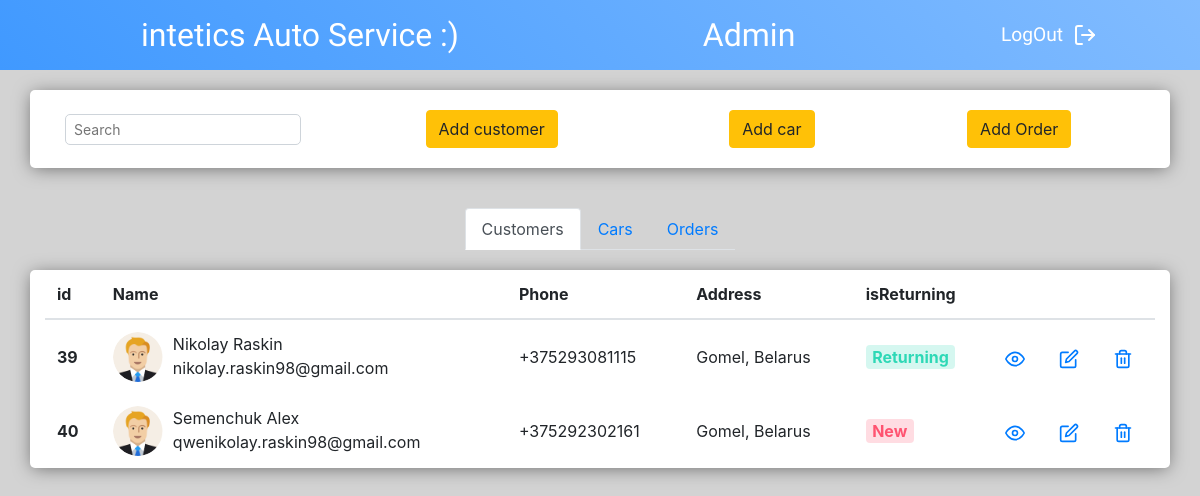
The app's page / (signed in) with its own data.
### mainPage/models.py (models this page shows, shortened)
class Customer(models.Model):
    firstName = models.CharField(_('First name'), max_length = 100)
    lastName = models.CharField(_('Last name'), max_length = 100)
    birthDate = models.DateField(_('Date of birth'))
    sex = models.CharField(_('Sex'), max_length=100, choices=SEX_CHOICES, default='M')
    address = models.CharField(_('Address'), max_length = 100)
    phone_regex = RegexValidator(regex=r'^\+?1?\d{9,15}$', message="Phone number must be entered in the format: '+999999999'. Up to 15 digits allowed.")
    phone = models.CharField(validators=[phone_regex], max_length=17, blank=True)
    email = models.EmailField(_('Email:'),null=False, unique=True)
    isReturn = models.BooleanField(default=False)

### mainPage/views.py (the view)
# urls.py: path('',views.mainPage, name = 'mainPage'),
@login_required
def mainPage(request):
    try:
        customers = Customer.objects.all()
        cars = Car.objects.all()
        orders = Order.objects.all()
    except Customer.DoesNotExist:
        customers = 0
    except Car.DoesNotExist:
        customers = 0
    except Order.DoesNotExist:
        customers = 0
    context = {
        'customers':customers,
        'cars':cars,
        'orders':orders,
    }
    return render(request, 'mainPage/mainPage.html',context)

### mainPage/templates/mainPage/mainPage.html (shortened to what this page needs)
{% extends 'mainPage/base.html' %}
{% load static %}
{% block content %}
<section class="container">
    <div class="searche-and-add">
        <div class="searche-and-add__item searche-and-add__item_search">
            <input type="search" class="search" placeholder="Search" id="search-text">
        </div>
        <div class="searche-and-add__item searche-and-add__item_right">
            <a href="{% url 'addCustomer' %}"><button type="button" class="btn  btn-warning add-customer">Add customer</button></a>
        </div>
        <div class="searche-and-add__item searche-and-add__item_right">
            <a href="{% url 'addCar' %}"><button type="button" class="btn  btn-warning add-customer">Add car</button></a>
        </div>
        <div class="searche-and-add__item searche-and-add__item_right">
            <a href="{% url 'addOrder' %}"><button type="button" class="btn  btn-warning add-customer">Add Order</button></a>
        </div>
    </div>
</section>
<div class="customer-info">
    <nav class="nav">
        <div class="nav nav-tabs" id="nav-tab" role="tablist">
            <a class="nav-item nav-link active" id="nav-home-tab" data-toggle="tab" href="#nav-home" role="tab" aria-controls="nav-home" aria-selected="true">Customers</a>
            <a class="nav-item nav-link" id="nav-profile-tab" data-toggle="tab" href="#nav-profile" role="tab" aria-controls="nav-profile" aria-selected="false">Cars</a>
            <a class="nav-item nav-link" id="nav-contact-tab" data-toggle="tab" href="#nav-contact" role="tab" aria-controls="nav-contact" aria-selected="false">Orders</a>
        </div>
    </nav>
    <div class="tab-content" id="nav-tabContent">
    <div class="tab-pane fade show active" id="nav-home" role="tabpanel" aria-labelledby="nav-home-tab">
        <div class="tab-content__item">
            <section class="container">
                <div class="listOfCustomers">
                    <table class="table table-hover" id="info-tableCustomers">
                        <thead>
                            <tr>
                                <th scope="col">id</th>
                                <th scope="col">Name</th>
                                <th scope="col">Phone</th>
                                <th scope="col">Address</th>
                                <th scope="col">isReturning</th>
                                <th></th>
                                <th></th>
                                <th></th>
                            </tr>
                        </thead>
                        <tbody>
                            {% if customers %}
                                {% for post in customers %}
                                    <tr class="customer-{{post.id}}">
                                        <th scope="row">{{post.id}}</th>
                                        <td class="customer-name-and-img">
                                            <div class="customer-name-and-img__item">
                                                {% if post.sex == 'M' %}
                                                    <img class="customer-img" src="{% static 'mainPage/img/male.png' %}" alt="avatar">
                                                {% else %}
                                                    <img class="customer-img" src="{% static 'mainPage/img/female.png' %}" alt="avatar">
                                                {% endif %}
                                            </div>
                                            <div class="customer-name-and-img__item_span">
                                                <span>{{post.lastName}} {{post.firstName}}<br> {{post.email}}</span>
                                            </div>
                                        </td>
                                        <td>{{post.phone}}</td>
                                        <td>{{post.address}}</td>
                                        <td>
                                            {% if post.isReturn %}
                                                <span class="badge badge-light-success">Returning</span>
                                            {% else %}
                                                <span class="badge badge-light-danger">New</span>
                                            {% endif %}
                                        </td>
                                        <td><a href="{% url 'customerProfile' post.id %}"><svg xmlns="http://www.w3.org/2000/svg" width="20" height="20" viewBox="0 0 24 24" fill="none" stroke="currentColor" stroke-width="2" stroke-linecap="round" stroke-linejoin="round" class="feather feather-eye"><path d="M1 12s4-8 11-8 11 8 11 8-4 8-11 8-11-8-11-8z"></path><circle cx="12" cy="12" r="3"></circle></svg></a></td>
                                        <td><a href="{% url 'editCustomer' post.id %}"></a></td>
                                        <td><a href="{% url 'removeCustomer' post.id %}"></a></td>
                                    </tr>
                                {% endfor %}
                            {% else %}
                            <tr>
                                <td colspan="8" class="noContentTd">No customers</td>
                            </tr>
                            {% endif %}
                        </tbody>
                    </table>
                </div>
            </section>
        </div>
    </div>
</div>
{% endblock %}

### mainPage/templates/mainPage/base.html (shortened to what this page needs)
{% load static %}
<!DOCTYPE html>
<html lang="en">
<head>
    <link rel='stylesheet' type='text/css' href='{% static "mainPage/css/header.css" %}'>
    <link rel='stylesheet' type='text/css' href='{% static "mainPage/css/main.css" %}'>
    <link rel='stylesheet' type='text/css' href='{% static "mainPage/css/addForm.css" %}'>
    <link rel='stylesheet' type='text/css' href='{% static "logIn/css/logIn.css" %}'>
    <link rel='stylesheet' type='text/css' href='{% static "customer_profile/css/profile.css" %}'>
    <link rel="stylesheet" href="https://stackpath.bootstrapcdn.com/bootstrap/4.3.1/css/bootstrap.min.css">
</head>
<body>
    {% block header %}
    <header class="header">
        <section class="header__item">
            <div class="logo">
                <span class="chilankaFont"><a href="{% url 'mainPage' %}">intetics Auto Service :)</a></span>
            </div>
        </section>
        <section class="header__item">
            <div class="right">
                <span class="chilankaFont">Admin</span>
                <div class="logout"><a class="logOutLink" href="{% url 'logout' %}"><span class="chilankaFont chilankaFontSmall">LogOut</span></a></div>
            </div>
        </section>
    </header>
    {% endblock %}
    <main class="main">
        {% block content %}
        {% endblock %}
    </main>
</body>
</html>

### mainPage/static/mainPage/css/header.css (style rules this page uses)
body { margin: 0; padding: 0; font-family: "Alegreya"; }
.logOutLink { text-decoration: none; color: white; transition: all 0.5s; }
.header { display: flex; justify-content: center; width: 100%; height: 70px; background: linear-gradient(45deg, #4099ff, #82bcff); color: white; }
.header__item { display: flex; justify-content: center; width: 50%; }
.header__item .right { display: flex; justify-content: space-around; width: 100%; }
.header__item div { align-self: center; }
.chilankaFont { font-family: "Chilanka"; font-size: 2em; }
.chilankaFont a { color: #fff; }
.logOutLink { display: flex; }
.logOutLink .chilankaFontSmall { align-self: center; font-size: 1.2em; }
.logOutLink svg { align-self: center; margin: 0 0 0 10px; }

### mainPage/static/mainPage/css/main.css (style rules this page uses)
.main { display: flex; flex-direction: column; background-color: lightgray; min-height: 100vh; }
.container { align-self: center; background-color: #fff; box-shadow: 0 2px 18px -2px rgba(0, 0, 0, 0.5); border-radius: 5px; width: 95%; height: 100%; margin-top: 20px; }
.searche-and-add { display: flex; padding: 20px; }
.search { width: 100%; padding: 0.25rem 0.5rem; font-size: 0.875rem; line-height: 1.5; border-radius: 5px; background-color: #fff; background-clip: padding-box; border: 1px solid #ced4da; }
.searche-and-add__item { display: flex; align-self: center; }
.searche-and-add__item_search { flex-direction: column; }
.searche-and-add__item_right { justify-content: flex-end; width: 24%; }
.nav { display: flex; justify-content: center; margin-top: 20px; }
.customer-name-and-img { display: flex; vertical-align: center; }
.customer-name-and-img__item_span { margin-left: 10px; }
.customer-img { width: 50px; height: 50px; border-radius: 50%; }
.listOfCustomers .table td, .listOfCustomers .table th { vertical-align: middle; border-top: 0; }
.table .badge { font-size: 100%; }
.badge-light-success { background: rgba(46, 216, 182, 0.2); border-color: #c4f4eb; color: #2ed8b6; }
.badge-light-danger { background: rgba(255, 83, 112, 0.2); border-color: #ffcfd7; color: #ff5370; }

### customer_profile/static/customer_profile/css/profile.css (style rules this page uses)
.tab-content__item { margin-top: 20px; }

### records on screen
Customer: id "39", lastName "Nikolay", firstName "Raskin", email "nikolay.raskin98@gmail.com", phone "+375293081115", address "Gomel, Belarus", isReturn "Returning"
Customer: id "40", lastName "Semenchuk", firstName "Alex", email "qwenikolay.raskin98@gmail.com", phone "+375292302161", address "Gomel, Belarus", isReturn "New"
